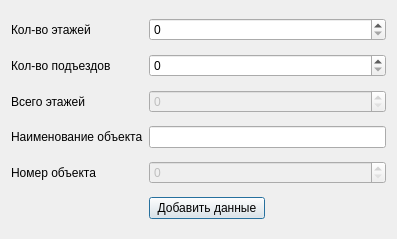
<?xml version="1.0" encoding="UTF-8"?>
<ui version="4.0">
 <class>Dialog</class>
 <widget class="QDialog" name="Dialog">
  <property name="geometry">
   <rect>
    <x>0</x>
    <y>0</y>
    <width>397</width>
    <height>239</height>
   </rect>
  </property>
  <property name="windowTitle">
   <string>Dialog</string>
  </property>
  <layout class="QGridLayout" name="gridLayout">
   <item row="0" column="0">
    <widget class="QLabel" name="labelFloors">
     <property name="text">
      <string>Кол-во этажей</string>
     </property>
    </widget>
   </item>
   <item row="1" column="0">
    <widget class="QLabel" name="label_Entrances">
     <property name="text">
      <string>Кол-во подъездов</string>
     </property>
    </widget>
   </item>
   <item row="2" column="0">
    <widget class="QLabel" name="label_TotalNumberOfFloors">
     <property name="text">
      <string>Всего этажей</string>
     </property>
    </widget>
   </item>
   <item row="3" column="0">
    <widget class="QLabel" name="label_Buildings_name_reg">
     <property name="text">
      <string>Наименование объекта</string>
     </property>
    </widget>
   </item>
   <item row="3" column="1" colspan="2">
    <widget class="QLineEdit" name="lineBuildings_name_reg"/>
   </item>
   <item row="4" column="0">
    <widget class="QLabel" name="label_NumberOfBuilding">
     <property name="text">
      <string>Номер объекта</string>
     </property>
    </widget>
   </item>
   <item row="5" column="1">
    <widget class="QPushButton" name="pushAddData">
     <property name="text">
      <string>Добавить данные</string>
     </property>
    </widget>
   </item>
   <item row="2" column="1" colspan="2">
    <widget class="QSpinBox" name="spinBox_TotalNumberOfFloors">
     <property name="enabled">
      <bool>false</bool>
     </property>
    </widget>
   </item>
   <item row="1" column="1" colspan="2">
    <widget class="QSpinBox" name="spinBox_Entrances"/>
   </item>
   <item row="0" column="1" colspan="2">
    <widget class="QSpinBox" name="spinFloors"/>
   </item>
   <item row="4" column="1" colspan="2">
    <widget class="QSpinBox" name="spinBox_NumberOfBuilding">
     <property name="enabled">
      <bool>false</bool>
     </property>
    </widget>
   </item>
  </layout>
 </widget>
 <resources/>
 <connections>
  <connection>
   <sender>pushAddData</sender>
   <signal>clicked()</signal>
   <receiver>Dialog</receiver>
   <slot>accept()</slot>
   <hints>
    <hint type="sourcelabel">
     <x>211</x>
     <y>203</y>
    </hint>
    <hint type="destinationlabel">
     <x>198</x>
     <y>119</y>
    </hint>
   </hints>
  </connection>
 </connections>
</ui>
